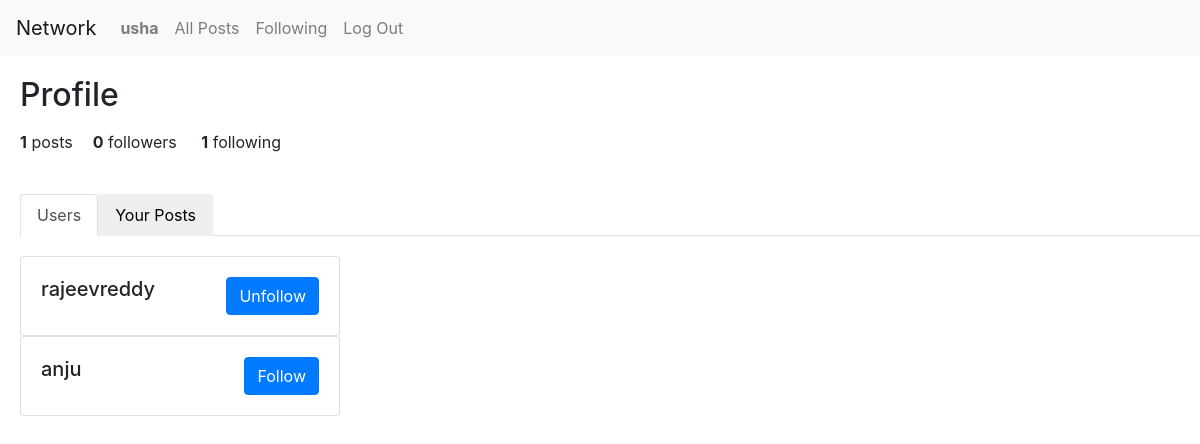
Before: /profile (signed in) with the older database file.
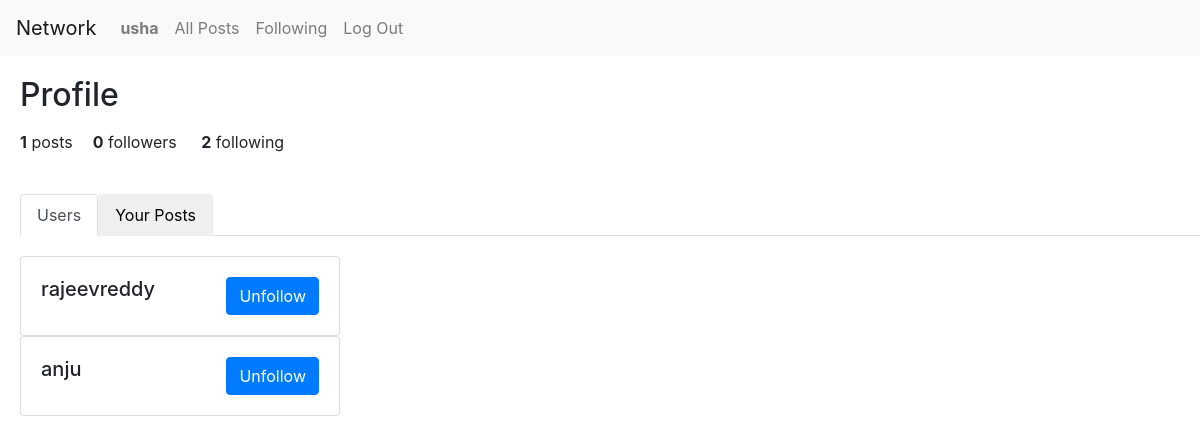
After: the same page with the newer database file.
### network/models.py (models this page shows)
class User(AbstractUser):
    pass

### network/views.py (the view)
# urls.py: path("profile", views.profile, name="profile"),
@login_required
def profile(request):
    if request.user.is_authenticated:
        user_id = request.user.id
    else:
        return HttpResponseRedirect(reverse("index"))
    user = User.objects.get(id=user_id)
    followed_by = list(user.followed_by.all())
    following = list(user.following.all())
    posts = list(user.authored_posts.order_by("-created_at").all())
    users = User.objects.exclude(id=user_id).exclude(username="rajeev")
    userList = []
    templist = []
    if len(following) != 0:
        for name in users:
            for a in following:
                if str(name) == str(a):
                    userList.append([name, True])
                    break
            for x in userList:
                templist.append(x[0])
            if name not in templist:
                userList.append([name, False])
    if len(following) == 0:
        for name in users:
            userList.append([name, False])
    return render(request, "network/profile.html", {
        "followed_by": len(followed_by),
        "following": len(following),
        "no_posts": len(posts),
        "posts": user.authored_posts.order_by("-created_at").all(),
        "users": userList
    })

### network/models.py (called while the page is built)
    def __str__(self):
        return f"{self.follows}"

### network/templates/network/profile.html (shortened to what this page needs)
{% extends "network/layout.html" %}
{% block body %}
    <h2 style="margin-left: 20px; margin-top: 20px;">Profile</h2>
    <div>
        <p> <div style="display: inline-block; font-weight: bold; margin-left: 20px">{{ no_posts }}</div> posts<div style="display: inline-block; font-weight: bold; margin-left: 20px">{{ followed_by }}</div> followers <div style="display: inline-block; font-weight: bold; margin-left: 20px">{{ following }}</div> following </p>
    </div>
    <br>
    <ul class="nav nav-tabs" id="myTab" role="tablist" style="margin-left: 20px;">
        <li class="nav-item" role="presentation">
            <button class="nav-link active" id="home-tab" data-bs-toggle="tab" data-bs-target="#home-tab-pane" type="button" role="tab" aria-controls="home-tab-pane" aria-selected="true">Users</button>
        </li>
        <li class="nav-item" role="presentation">
            <button class="nav-link" id="profile-tab" data-bs-toggle="tab" data-bs-target="#profile-tab-pane" type="button" role="tab" aria-controls="profile-tab-pane" aria-selected="false">Your Posts</button>
        </li>
    </ul>
    <div class="tab-content" id="myTabContent" style="padding: 20px;">
        <div class="tab-pane fade show active" id="home-tab-pane" role="tabpanel" aria-labelledby="home-tab" tabindex="0">
            {% for user in users %}
             <div class="card" style="width: 20rem;">
                 <div class="card-body">
                 <h5 class="card-title" style="display: inline-block;">{{ user.0 }}</h5><a href={% url 'followUnfollow' user.0 user.1 user.0.id%} class="btn btn-primary" id="followButton" style="display: inline-block; float: right;">
                     {% if user.1 %}Unfollow{% else %}Follow{% endif %}</a>
                 </div>
             </div>
            {% endfor %}
        </div>
    </div>
{% endblock %}

Changed rows visible on the page:
changed User "anju": text "Follow" → "Unfollow"
Other visible differences:
{{ following }}: "1" → "2"
